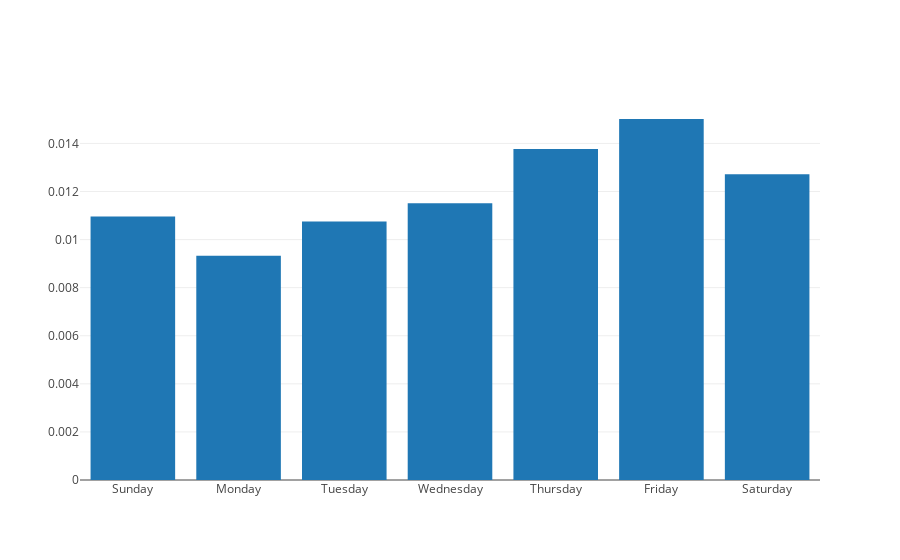

Notebook source saved alongside this figure:
### Code cell
trace = go.Bar(
            x=df_grouped['day_of_week_text'],
            y=df_grouped['mean'],
    )
data = [trace]

plotly.offline.iplot(data, filename='basic-line')

### Figure 1 — Plotly figure (JSON) as saved in the notebook; plotly's stock layout.template omitted (floating-point values rounded to 4 significant figures)
{"data": [{"type": "bar", "uid": "338c80ca-d292-4674-ab16-92746be67783", "x": ["Sunday", "Monday", "Tuesday", "Wednesday", "Thursday", "Friday", "Saturday"], "y": [0.01096, 0.009324, 0.01075, 0.01151, 0.01376, 0.01502, 0.01272]}], "layout": {}}
